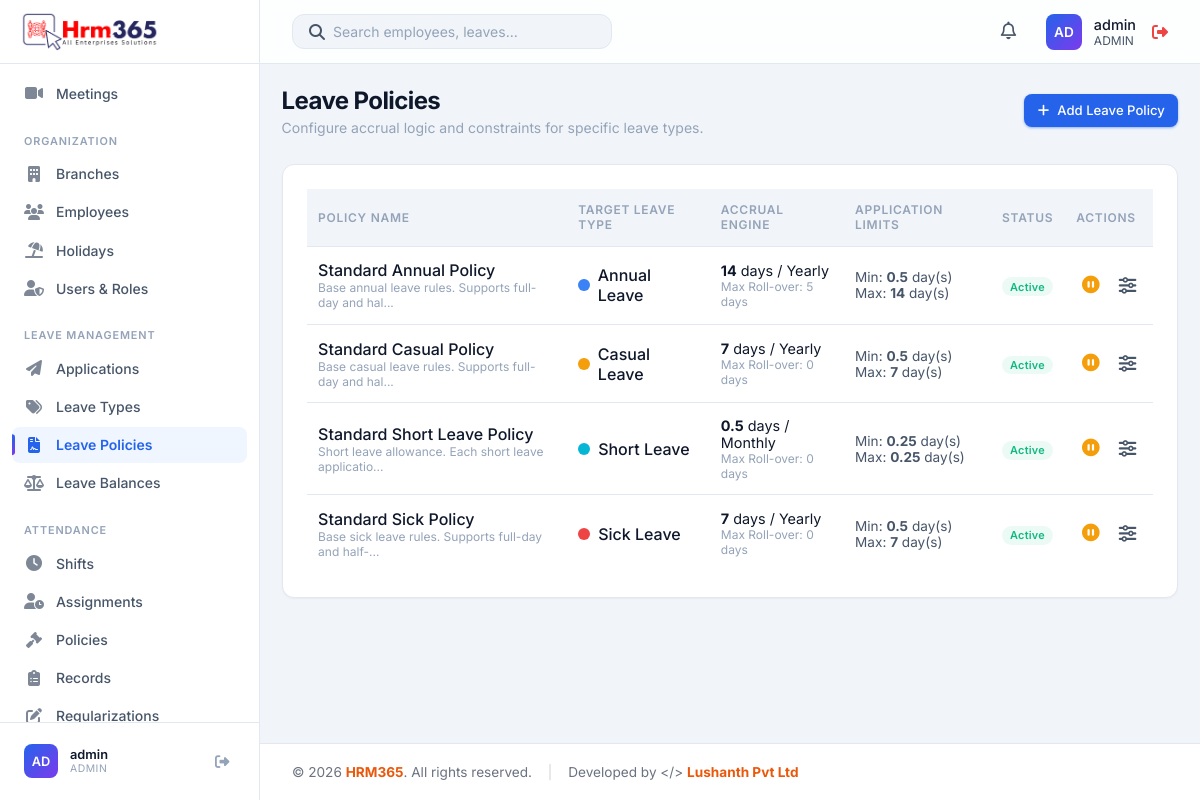
/modules/leave_policies/index.php (signed in), run on an earlier commit of the app's database.
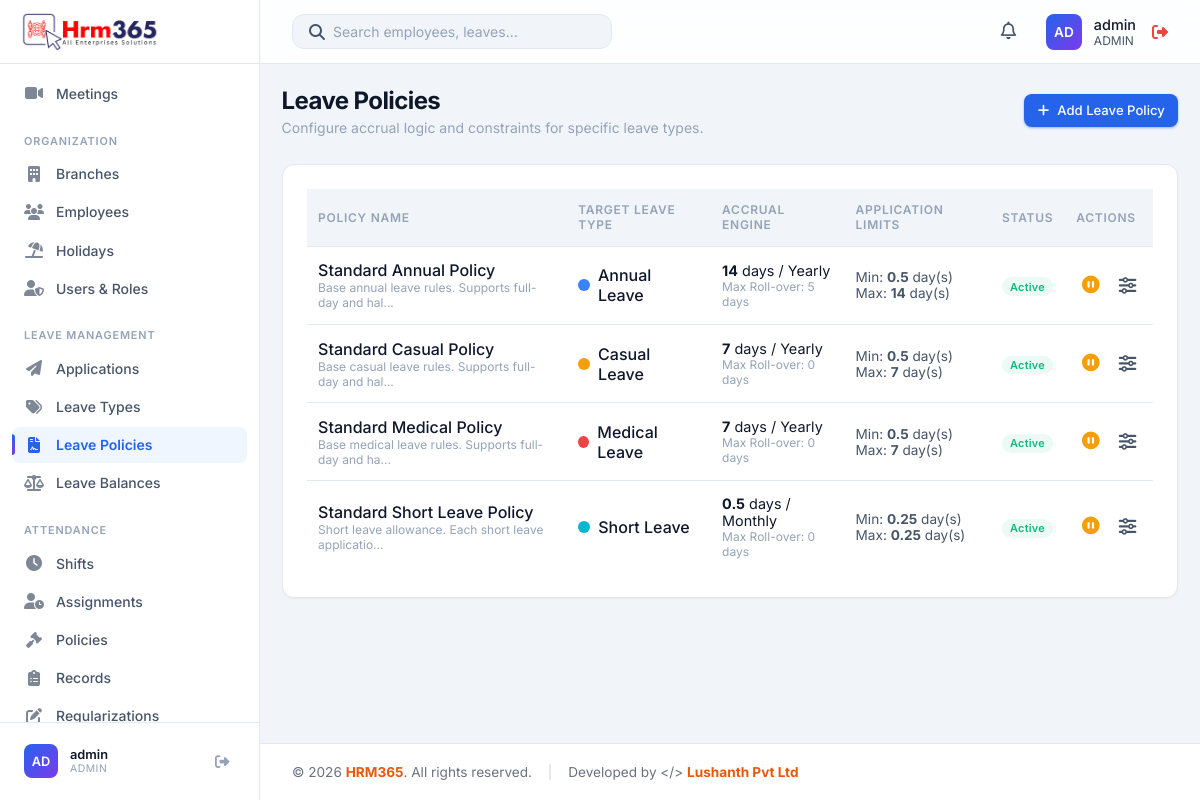
And on a later commit of the database.
### tables this page shows
CREATE TABLE IF NOT EXISTS users (
    id INT AUTO_INCREMENT PRIMARY KEY,
    username VARCHAR(50) NOT NULL UNIQUE,
    password VARCHAR(255) NOT NULL,
    full_name VARCHAR(100),
    phone VARCHAR(30),
    role ENUM('admin', 'HR', 'manager', 'employee') DEFAULT 'employee',
    status ENUM('Active', 'Inactive') DEFAULT 'Active',
    language VARCHAR(20) DEFAULT 'English',
    department VARCHAR(50),
    employee_id INT NULL,
    created_at TIMESTAMP DEFAULT CURRENT_TIMESTAMP,
    FOREIGN KEY (employee_id) REFERENCES employees(id) ON DELETE CASCADE,
    UNIQUE KEY unique_employee_login (employee_id)
);

CREATE TABLE IF NOT EXISTS leave_policies (
    id INT AUTO_INCREMENT PRIMARY KEY,
    name VARCHAR(100) NOT NULL,
    description TEXT,
    leave_type_id INT NOT NULL,
    accrual_type ENUM('Monthly', 'Quarterly', 'Yearly', 'Fixed allocation') NOT NULL,
    accrual_rate DECIMAL(5, 2) NOT NULL,
    carry_forward_limit INT DEFAULT 0,
    min_days_per_application DECIMAL(5, 2) DEFAULT 1.00,
    max_days_per_application DECIMAL(5, 2) DEFAULT 365.00,
    status ENUM('Active', 'Inactive') DEFAULT 'Active',
    created_at TIMESTAMP DEFAULT CURRENT_TIMESTAMP,
    updated_at TIMESTAMP DEFAULT CURRENT_TIMESTAMP ON UPDATE CURRENT_TIMESTAMP,
    FOREIGN KEY (leave_type_id) REFERENCES leave_types(id) ON DELETE CASCADE
);

CREATE TABLE IF NOT EXISTS leave_types (
    id INT AUTO_INCREMENT PRIMARY KEY,
    name VARCHAR(100) NOT NULL,
    description TEXT,
    max_days_per_year INT DEFAULT 0,
    is_paid BOOLEAN DEFAULT TRUE,
    color VARCHAR(20) DEFAULT '#3b82f6',
    status ENUM('Active', 'Inactive') DEFAULT 'Active',
    created_at TIMESTAMP DEFAULT CURRENT_TIMESTAMP
);

### includes/db.php (called while the page is built, shortened)
<?php
if (!function_exists('app_url')) {
    function app_url(string $path = ''): string
    {
        $base = APP_BASE_URL;
        $path = ltrim($path, '/');
        if ($base === '') {
            return '/' . $path;
        }
        return $path === '' ? $base : $base . '/' . $path;
    }
}
?>

### includes/auth.php (called while the page is built, shortened)
<?php
require_once __DIR__ . '/db.php';
$currentUser = [
    'id' => $_SESSION['user_id'],
    'username' => $_SESSION['username'],
    'role' => $_SESSION['role'] ?? 'employee',
    'employee_id' => $_SESSION['employee_id'] ?? null,
    'department' => null,
    'first_name' => null,
    'last_name' => null,
    'profile_photo' => null
];
$userStmt = $pdo->prepare("SELECT username, role, full_name, employee_id, department FROM users WHERE id = ? AND status = 'Active'");
$userStmt->execute([$currentUser['id']]);
?>

### includes/leave_math.php (called while the page is built, shortened)
<?php
function format_leave_days(float $days): string
{
    return rtrim(rtrim(number_format($days, 2, '.', ''), '0'), '.');
}

### modules/leave_policies/index.php (the view, shortened to what the rows shown need)
<?php
require_once '../../includes/db.php';
require_once '../../includes/auth.php';
require_once '../../includes/leave_math.php';
$stmt = $pdo->query("
    SELECT p.*, t.name as leave_type_name, t.color
    FROM leave_policies p
    JOIN leave_types t ON p.leave_type_id = t.id
    ORDER BY p.name ASC
");
$policies = $stmt->fetchAll();
include '../../includes/header.php';
?>
<div class="page-header">
    <div>
        <h1 class="page-title">Leave Policies</h1>
    </div>
</div>
<div class="card">
    <div class="table-container">
        <table class="table">
            <thead>
                <tr>
                    <th>Policy Name</th>
                    <th>Target Leave Type</th>
                    <th>Accrual Engine</th>
                    <th>Application Limits</th>
                    <th>Status</th>
                    <th>Actions</th>
                </tr>
            </thead>
            <tbody>
                <?php foreach ($policies as $p): ?>
                <tr>
                    <td>
                        <div style="font-weight: 500; color: var(--text-primary);"><?php echo htmlspecialchars($p['name']); ?></div>
                        <div style="font-size: 0.75rem; color: var(--text-muted);"><?php echo htmlspecialchars(substr($p['description'], 0, 50)); ?>...</div>
                    </td>
                    <td>
                        <div style="display: flex; align-items: center; gap: 0.5rem;">
                            <div style="width: 12px; height: 12px; border-radius: 50%; background-color: <?php echo htmlspecialchars($p['color']); ?>;"></div>
                            <span style="font-weight: 500;"><?php echo htmlspecialchars($p['leave_type_name']); ?></span>
                        </div>
                    </td>
                    <td>
                        <div style="font-size: 0.9rem;"><strong><?php echo floatval($p['accrual_rate']); ?></strong> days / <?php echo htmlspecialchars($p['accrual_type']); ?></div>
                        <div style="font-size: 0.75rem; color: var(--text-muted);">Max Roll-over: <?php echo htmlspecialchars(format_leave_days(floatval($p['carry_forward_limit']))); ?> days</div>
                    </td>
                    <td>
                        <div style="font-size: 0.85rem; color: var(--text-secondary);">Min: <strong><?php echo htmlspecialchars(format_leave_days(floatval($p['min_days_per_application']))); ?></strong> day(s)</div>
                        <div style="font-size: 0.85rem; color: var(--text-secondary);">Max: <strong><?php echo htmlspecialchars(format_leave_days(floatval($p['max_days_per_application']))); ?></strong> day(s)</div>
                    </td>
                    <td>
                        <?php if ($p['status'] === 'Active'): ?>
                            <span class="status-badge status-active">Active</span>
                        <?php else: ?>
                            <span class="status-badge" style="background: var(--bg-hover); color: var(--text-muted);">Inactive</span>
                        <?php endif; ?>
                    </td>
                    <td>
                        <?php if (in_array($currentUser['role'], ['admin', 'HR'])): ?>
                            <div style="display: flex; gap: 0.5rem;">
                                <form action="toggle_status.php" method="POST" style="margin: 0;">
                                    <?php if ($p['status'] === 'Active'): ?>
                                        <button type="submit" class="action-btn" style="color: var(--accent-warning);" title="Deactivate Policy"><i class="fas fa-pause-circle"></i></button>
                                    <?php else: ?>
                                        <input type="hidden" name="status" value="Active">
                                        <button type="submit" class="action-btn" style="color: var(--accent-success);" title="Activate Policy"><i class="fas fa-play-circle"></i></button>
                                    <?php endif; ?>
                                </form>
                                <a href="edit.php?id=<?php echo $p['id']; ?>" class="action-btn" title="Edit Engine Rules"><i class="fas fa-sliders-h"></i></a>
                            </div>
                        <?php else: ?>
                            <span style="color: var(--text-muted); font-size: 0.8rem;">View only</span>
                        <?php endif; ?>
                    </td>
                </tr>
                <?php endforeach; ?>
            </tbody>
        </table>
    </div>
</div>
<?php include '../../includes/footer.php'; ?>

### includes/header.php (shortened to what the rows shown need)
<?php
require_once __DIR__ . '/auth.php';
require_once __DIR__ . '/avatar.php';
$stylesheetPath = __DIR__ . '/../css/styles.css';
$stylesheetVersion = is_file($stylesheetPath) ? filemtime($stylesheetPath) : time();
?>
<!DOCTYPE html>
<html lang="en">
<head>
    <link rel="stylesheet" href="<?php echo app_url('css/styles.css'); ?>?v=<?php echo $stylesheetVersion; ?>">
    <link rel="stylesheet" href="https://cdnjs.cloudflare.com/ajax/libs/font-awesome/6.4.0/css/all.min.css">
</head>
<body>
    <?php include 'sidebar.php'; ?>
    <div class="main-wrapper" style="display: flex; flex-direction: column; flex: 1; min-height: 100vh; width: 100%;">
        <header class="top-header">
            <div class="header-actions">
                <div class="user-profile" style="display: flex; align-items: center; gap: 1rem;">
                    <a href="<?php echo app_url('profile.php'); ?>" style="display: flex; align-items: center; gap: 0.75rem; text-decoration: none; color: inherit;">
                        <?php echo render_avatar($currentUser['first_name'] ?? null, $currentUser['last_name'] ?? null, $currentUser['profile_photo'] ?? null, $currentUser['username']); ?>
                        <div class="user-info">
                            <div style="font-size: 0.9rem; font-weight: 500; color: var(--text-primary);">
                                <?php echo htmlspecialchars($_SESSION['full_name'] ?? $currentUser['username']); ?>
                            </div>
                            <div style="font-size: 0.75rem; color: var(--text-secondary); text-transform: uppercase;">
                                <?php echo htmlspecialchars($currentUser['role']); ?>
                            </div>
                        </div>
                    </a>
                </div>
            </div>
        </header>
        <main class="content-area">

### includes/sidebar.php (shortened to what the rows shown need)
<?php
require_once __DIR__ . '/avatar.php';
?>
<aside class="sidebar">
    <div class="sidebar-footer">
        <div class="sidebar-user">
            <?php echo render_avatar($currentUser['first_name'] ?? null, $currentUser['last_name'] ?? null, $currentUser['profile_photo'] ?? null, $currentUser['username']); ?>
            <div class="sidebar-user-info">
                <div class="sidebar-user-name"><?php echo htmlspecialchars($_SESSION['full_name'] ?? $currentUser['username']); ?></div>
                <div class="sidebar-user-role"><?php echo htmlspecialchars($currentUser['role']); ?></div>
            </div>
            <a href="<?php echo app_url('logout.php'); ?>" class="sidebar-logout" title="Logout"><i class="fas fa-sign-out-alt"></i></a>
        </div>
    </div>
</aside>

### includes/avatar.php (shortened to what the rows shown need)
<?php
function profile_photo_url(?string $path): ?string
{
    if (empty($path)) {
        return null;
    }
    $relative = ltrim(str_replace('\\', '/', $path), '/');
    $absolute = realpath(__DIR__ . '/../' . str_replace('/', DIRECTORY_SEPARATOR, $relative));
    return app_url($relative) . '?v=' . filemtime($absolute);
}
function avatar_initials(?string $first, ?string $last, ?string $fallback = ''): string
{
    $first = trim((string) $first);
    $last = trim((string) $last);
    $fallback = trim($fallback);
    return strtoupper(substr($fallback !== '' ? $fallback : 'U', 0, 2));
}
function render_avatar(?string $first, ?string $last, ?string $photoPath, ?string $fallback = '', string $class = 'avatar', string $style = ''): string
{
    $url = profile_photo_url($photoPath);
    $label = trim(trim((string) $first) . ' ' . trim((string) $last));
    if ($label === '') {
        $label = $fallback ?: 'User';
    }
    $styleAttr = $style !== '' ? ' style="' . htmlspecialchars($style, ENT_QUOTES, 'UTF-8') . '"' : '';
    $classAttr = htmlspecialchars($class, ENT_QUOTES, 'UTF-8');
    $titleAttr = htmlspecialchars($label, ENT_QUOTES, 'UTF-8');
    return '<div class="' . $classAttr . '"' . $styleAttr . ' title="' . $titleAttr . '">' . htmlspecialchars(avatar_initials($first, $last, $fallback), ENT_QUOTES, 'UTF-8') . '</div>';
}

What changed in the data, as far as the page shows it:
changed leave_policies: name "Standard Sick Policy" → "Standard Medical Policy"; description "Base sick leave rules. Supports full-day and half-" → "Base medical leave rules. Supports full-day and ha"; leave_type.name "Sick Leave" → "Medical Leave"; moves up the list
